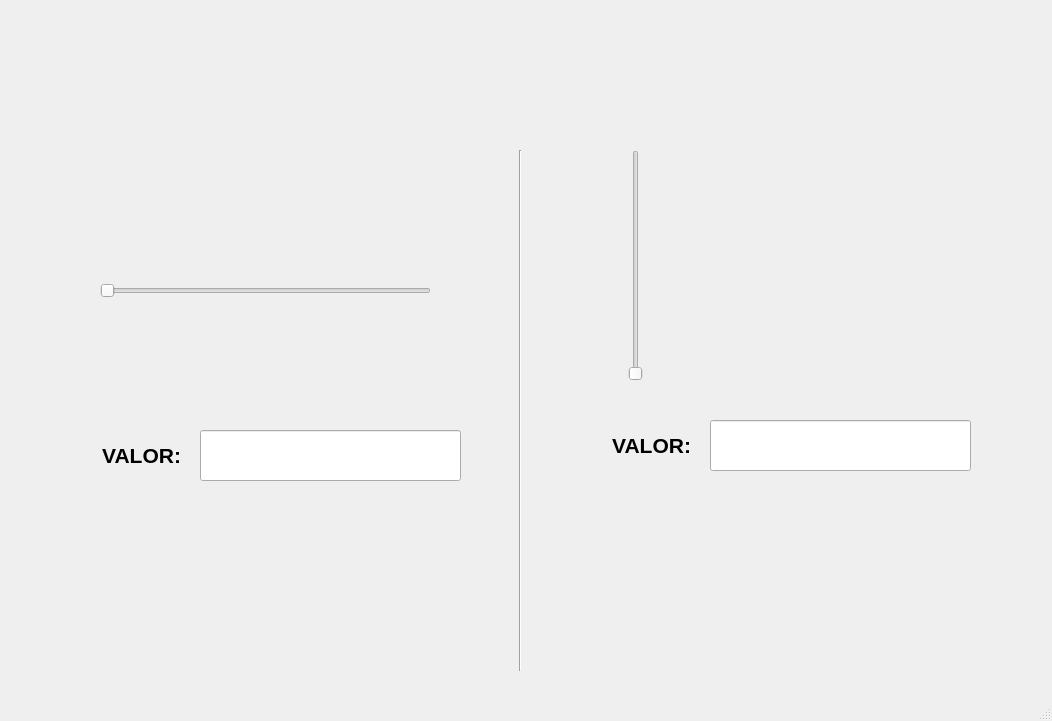
<?xml version="1.0" encoding="UTF-8"?>
<ui version="4.0">
 <class>MainWindow</class>
 <widget class="QMainWindow" name="MainWindow">
  <property name="geometry">
   <rect>
    <x>0</x>
    <y>0</y>
    <width>1052</width>
    <height>721</height>
   </rect>
  </property>
  <property name="windowTitle">
   <string>MainWindow</string>
  </property>
  <widget class="QWidget" name="centralwidget">
   <widget class="QLineEdit" name="txt_valor_horizontal">
    <property name="geometry">
     <rect>
      <x>200</x>
      <y>430</y>
      <width>261</width>
      <height>51</height>
     </rect>
    </property>
    <property name="font">
     <font>
      <pointsize>16</pointsize>
      <weight>75</weight>
      <bold>true</bold>
     </font>
    </property>
    <property name="alignment">
     <set>Qt::AlignCenter</set>
    </property>
   </widget>
   <widget class="QLabel" name="label_2">
    <property name="geometry">
     <rect>
      <x>30</x>
      <y>430</y>
      <width>151</width>
      <height>51</height>
     </rect>
    </property>
    <property name="font">
     <font>
      <pointsize>16</pointsize>
      <weight>75</weight>
      <bold>true</bold>
     </font>
    </property>
    <property name="text">
     <string>VALOR:</string>
    </property>
    <property name="alignment">
     <set>Qt::AlignRight|Qt::AlignTrailing|Qt::AlignVCenter</set>
    </property>
   </widget>
   <widget class="QSlider" name="horizontalSlider">
    <property name="geometry">
     <rect>
      <x>100</x>
      <y>260</y>
      <width>331</width>
      <height>61</height>
     </rect>
    </property>
    <property name="orientation">
     <enum>Qt::Horizontal</enum>
    </property>
   </widget>
   <widget class="QSlider" name="verticalSlider">
    <property name="geometry">
     <rect>
      <x>600</x>
      <y>150</y>
      <width>71</width>
      <height>231</height>
     </rect>
    </property>
    <property name="orientation">
     <enum>Qt::Vertical</enum>
    </property>
   </widget>
   <widget class="QLabel" name="label_4">
    <property name="geometry">
     <rect>
      <x>540</x>
      <y>420</y>
      <width>151</width>
      <height>51</height>
     </rect>
    </property>
    <property name="font">
     <font>
      <pointsize>16</pointsize>
      <weight>75</weight>
      <bold>true</bold>
     </font>
    </property>
    <property name="text">
     <string>VALOR:</string>
    </property>
    <property name="alignment">
     <set>Qt::AlignRight|Qt::AlignTrailing|Qt::AlignVCenter</set>
    </property>
   </widget>
   <widget class="QLineEdit" name="txt_valor_vertical">
    <property name="geometry">
     <rect>
      <x>710</x>
      <y>420</y>
      <width>261</width>
      <height>51</height>
     </rect>
    </property>
    <property name="font">
     <font>
      <pointsize>16</pointsize>
      <weight>75</weight>
      <bold>true</bold>
     </font>
    </property>
    <property name="alignment">
     <set>Qt::AlignCenter</set>
    </property>
   </widget>
   <widget class="Line" name="line">
    <property name="geometry">
     <rect>
      <x>500</x>
      <y>150</y>
      <width>41</width>
      <height>521</height>
     </rect>
    </property>
    <property name="orientation">
     <enum>Qt::Vertical</enum>
    </property>
   </widget>
   <widget class="QLabel" name="label_9">
    <property name="geometry">
     <rect>
      <x>920</x>
      <y>0</y>
      <width>121</width>
      <height>131</height>
     </rect>
    </property>
    <property name="text">
     <string/>
    </property>
    <property name="pixmap">
     <pixmap resource="recursos_proyecto.qrc">:/LOGO/Imagenes/HD-wallpaper-bob-esponja-mafioso-bob-esponja-gangster-mafioso-meme.jpg</pixmap>
    </property>
    <property name="scaledContents">
     <bool>true</bool>
    </property>
   </widget>
   <widget class="QLabel" name="label_6">
    <property name="geometry">
     <rect>
      <x>0</x>
      <y>0</y>
      <width>111</width>
      <height>121</height>
     </rect>
    </property>
    <property name="text">
     <string/>
    </property>
    <property name="pixmap">
     <pixmap resource="recursos_proyecto.qrc">:/NUMEROS/Imagenes/Boca_Juniors_logo18.svg.png</pixmap>
    </property>
    <property name="scaledContents">
     <bool>true</bool>
    </property>
   </widget>
   <widget class="QLabel" name="label_7">
    <property name="geometry">
     <rect>
      <x>120</x>
      <y>0</y>
      <width>791</width>
      <height>91</height>
     </rect>
    </property>
    <property name="text">
     <string/>
    </property>
    <property name="pixmap">
     <pixmap resource="recursos_proyecto.qrc">:/UAT_FIANS/Imagenes/FIANS.png</pixmap>
    </property>
    <property name="scaledContents">
     <bool>true</bool>
    </property>
   </widget>
  </widget>
  <widget class="QMenuBar" name="menubar">
   <property name="geometry">
    <rect>
     <x>0</x>
     <y>0</y>
     <width>1052</width>
     <height>22</height>
    </rect>
   </property>
  </widget>
  <widget class="QStatusBar" name="statusbar"/>
 </widget>
 <resources>
  <include location="recursos_proyecto.qrc"/>
  <include location="recursos_proyecto.qrc"/>
 </resources>
 <connections/>
</ui>
